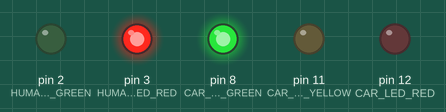
Bench run of a sketch on a simulated Arduino Uno, built with avr-gcc and run on an emulated ATmega328P. Parts: output pins drawn as LEDs (lit = HIGH).

Above: at 2.5 s.
At 7.5 s:
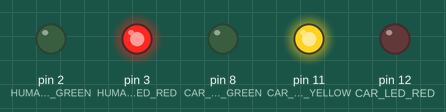
At 11.0 s:
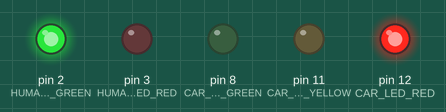
At 14.2 s:
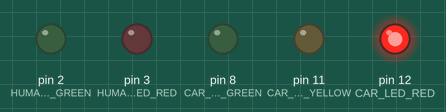
Timing chart, 0 to 19.5 s (numbered marks = the images above):
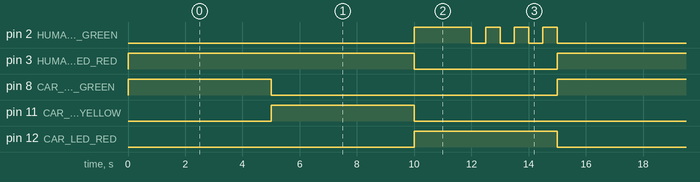

Measured:
- by itself, pin 2 (HUMAN_LED_GREEN): repeats every 15.0 s: 3 × (LOW 0.50 s, HIGH 0.50 s), LOW 10.0 s, HIGH 2.0 s
- by itself, pin 3 (HUMAN_LED_RED): alternates HIGH for 10.0 s and LOW for 5.0 s
- by itself, pin 8 (CAR_LED_GREEN), pin 11 (CAR_LED_YELLOW), pin 12 (CAR_LED_RED): alternates HIGH for 5.0 s and LOW for 10.0 s

The sketch:

blinker.ino
```cpp
#define CAR_LED_RED 12
#define CAR_LED_YELLOW 11
#define CAR_LED_GREEN 8
#define HUMAN_LED_RED 3
#define HUMAN_LED_GREEN 2

void setup() {
  pinMode(CAR_LED_RED,OUTPUT);
  pinMode(CAR_LED_YELLOW,OUTPUT);
  pinMode(CAR_LED_GREEN,OUTPUT);
  pinMode(HUMAN_LED_RED,OUTPUT);
  pinMode(HUMAN_LED_GREEN,OUTPUT);
}

void loop() {
  digitalWrite(CAR_LED_RED,LOW);
  digitalWrite(CAR_LED_YELLOW,LOW);
  digitalWrite(CAR_LED_GREEN,HIGH);
  digitalWrite(HUMAN_LED_RED,HIGH);
  digitalWrite(HUMAN_LED_GREEN,LOW);
  delay(5000);
  digitalWrite(CAR_LED_RED,LOW);
  digitalWrite(CAR_LED_YELLOW,HIGH);
  digitalWrite(CAR_LED_GREEN,LOW);
  digitalWrite(HUMAN_LED_RED,HIGH);
  digitalWrite(HUMAN_LED_GREEN,LOW);
  delay(5000);
  digitalWrite(CAR_LED_RED,HIGH);
  digitalWrite(CAR_LED_YELLOW,LOW);
  digitalWrite(CAR_LED_GREEN,LOW);
  digitalWrite(HUMAN_LED_RED,LOW);
  digitalWrite(HUMAN_LED_GREEN,HIGH);
  delay(2000);
  digitalWrite(HUMAN_LED_GREEN,LOW);
  delay(500);
  digitalWrite(HUMAN_LED_GREEN,HIGH);
  delay(500);
  digitalWrite(HUMAN_LED_GREEN,LOW);
  delay(500);
  digitalWrite(HUMAN_LED_GREEN,HIGH);
  delay(500);
  digitalWrite(HUMAN_LED_GREEN,LOW);
  delay(500);
  digitalWrite(HUMAN_LED_GREEN,HIGH);
  delay(500);
}
```
